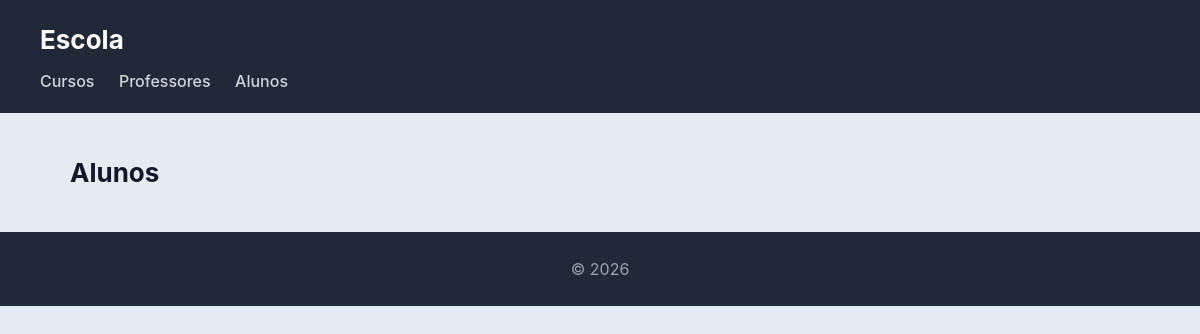
The page /escola/alunos/ on the database as committed earlier.
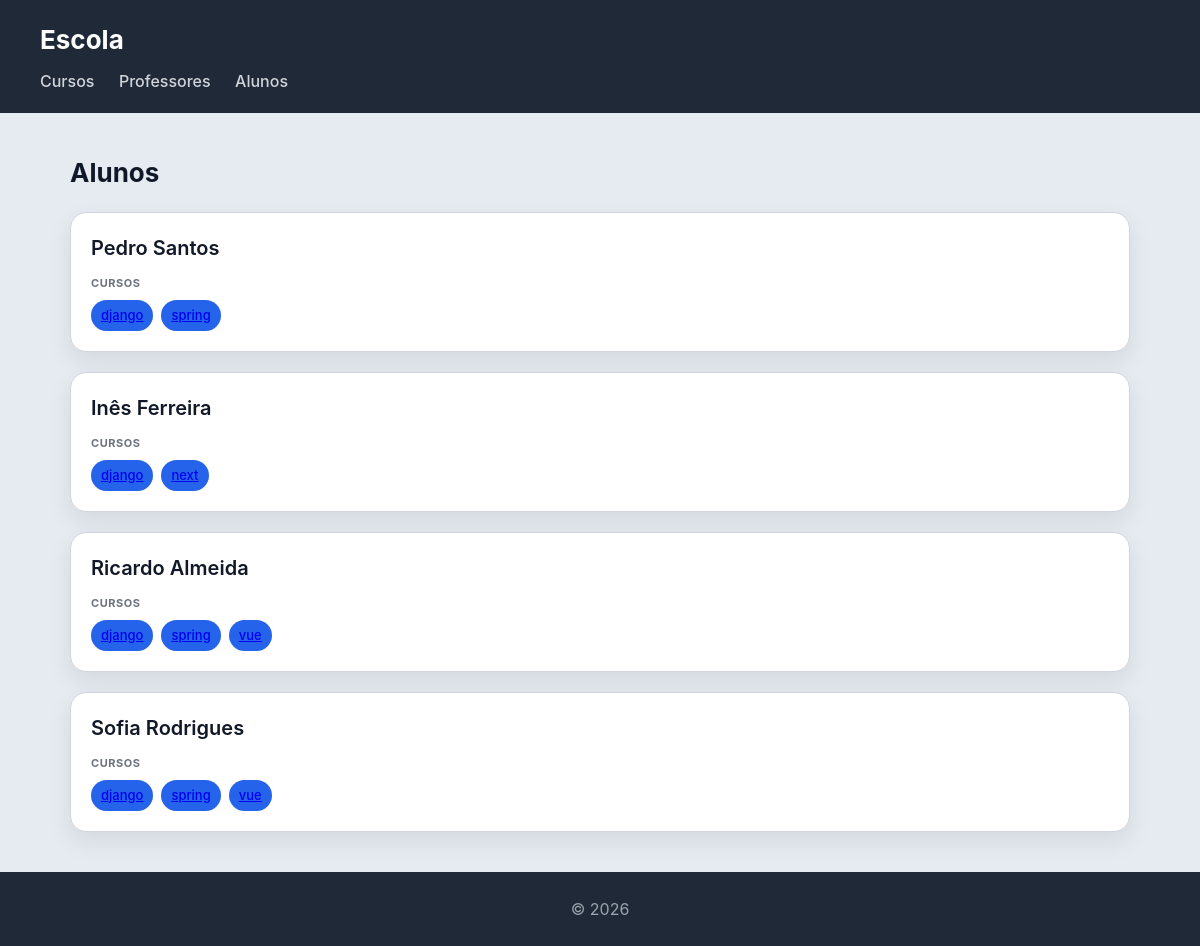
The same page on the database as committed later.
### escola/models.py (models this page shows)
class Aluno(models.Model):
    nome = models.CharField(max_length=100)
    numero = models.CharField(max_length=20, unique=True)
    def __str__(self):
        return self.nome

class Curso(models.Model):
    nome = models.CharField(max_length=100)
    imagem = models.ImageField(upload_to='cursos/')
    professor = models.ForeignKey(Professor, on_delete=models.CASCADE, related_name='cursos')
    alunos = models.ManyToManyField(Aluno, related_name='cursos')
    def __str__(self):
        return self.nome

### escola/views.py (the view)
# urls.py: path('alunos/', views.alunos_view, name='alunos'),
def alunos_view(request):
    alunos = Aluno.objects.prefetch_related('cursos').all()
    return render(request, 'escola/alunos.html', {'alunos': alunos})

### escola/templates/escola/alunos.html
{% extends "escola/base.html" %}
{% block content %}
<h2>Alunos</h2>
<section>
    {% for aluno in alunos %}
    <article>
        <header>
            <h3>{{ aluno }}</h3>
        </header>
        <section>
            <h4>Cursos</h4>
            <ul>
                {% for curso in aluno.cursos.all %}
                    <li>
                        <a href="{% url 'escola:curso' curso.id %}">
                        {{ curso }}
                        </a>
                    </li>
               {% endfor %}
            </ul>
        </section>
    </article>
    {% endfor %}
</section>
{% endblock %}

Rows that differ between the two databases and show on the page:
added Aluno: nome "Pedro Santos"
added Curso: nome "django"
added Curso: nome "spring"
added Aluno: nome "Inês Ferreira"
added Curso: nome "next", shown under "Inês Ferreira"
added Aluno: nome "Ricardo Almeida"
added Curso: nome "vue"
added Aluno: nome "Sofia Rodrigues"
